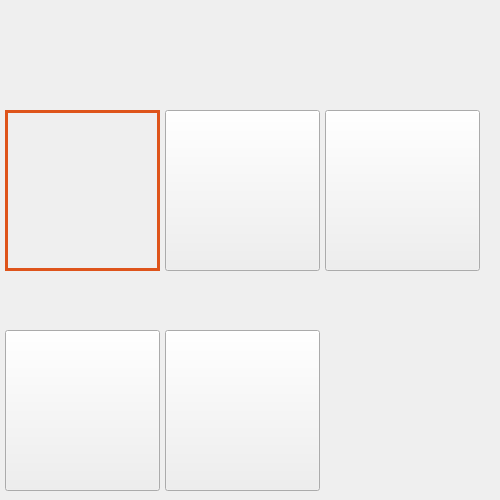
   <widget class="QWidget" name="page_7">
    <property name="styleSheet">
     <string notr="true">QPushButton{color: rgba(255, 255, 255, 0);}
QPushButton:hover{
/*background-color: rgba(222, 84, 27, 105);*/
background-color: rgba(222, 222, 222, 55);
}</string>
    </property>
    <widget class="QLabel" name="label_27">
     <property name="geometry">
      <rect>
       <x>0</x>
       <y>330</y>
       <width>171</width>
       <height>161</height>
      </rect>
     </property>
     <property name="text">
      <string/>
     </property>
     <property name="pixmap">
      <pixmap resource="../../images/images.qrc">:/design/8-4.png</pixmap>
     </property>
    </widget>
    <widget class="QLabel" name="label_33">
     <property name="geometry">
      <rect>
       <x>160</x>
       <y>110</y>
       <width>171</width>
       <height>161</height>
      </rect>
     </property>
     <property name="text">
      <string/>
     </property>
     <property name="pixmap">
      <pixmap resource="../../images/images.qrc">:/design/8-2.png</pixmap>
     </property>
    </widget>
    <widget class="QLabel" name="label_34">
     <property name="geometry">
      <rect>
       <x>160</x>
       <y>330</y>
       <width>171</width>
       <height>161</height>
      </rect>
     </property>
     <property name="text">
      <string/>
     </property>
     <property name="pixmap">
      <pixmap resource="../../images/images.qrc">:/design/8-5.png</pixmap>
     </property>
    </widget>
    <widget class="QLabel" name="label_35">
     <property name="geometry">
      <rect>
       <x>0</x>
       <y>110</y>
       <width>171</width>
       <height>161</height>
      </rect>
     </property>
     <property name="text">
      <string/>
     </property>
     <property name="pixmap">
      <pixmap resource="../../images/images.qrc">:/design/8-1.png</pixmap>
     </property>
    </widget>
    <widget class="QLabel" name="label_36">
     <property name="geometry">
      <rect>
       <x>320</x>
       <y>110</y>
       <width>171</width>
       <height>161</height>
      </rect>
     </property>
     <property name="text">
      <string/>
     </property>
     <property name="pixmap">
      <pixmap resource="../../images/images.qrc">:/design/8-3.png</pixmap>
     </property>
    </widget>
    <widget class="QPushButton" name="pushButton81">
     <property name="geometry">
      <rect>
       <x>5</x>
       <y>110</y>
       <width>155</width>
       <height>161</height>
      </rect>
     </property>
     <property name="styleSheet">
      <string notr="true">border:3px solid rgb(222,84,27);</string>
     </property>
     <property name="text">
      <string>斜插袋</string>
     </property>
    </widget>
    <widget class="QPushButton" name="pushButton85">
     <property name="geometry">
      <rect>
       <x>165</x>
       <y>330</y>
       <width>155</width>
       <height>161</height>
      </rect>
     </property>
     <property name="styleSheet">
      <string notr="true"/>
     </property>
     <property name="text">
      <string>平插袋(圆角+硬币袋)</string>
     </property>
    </widget>
    <widget class="QPushButton" name="pushButton84">
     <property name="geometry">
      <rect>
       <x>5</x>
       <y>330</y>
       <width>155</width>
       <height>161</height>
      </rect>
     </property>
     <property name="styleSheet">
      <string notr="true"/>
     </property>
     <property name="text">
      <string>平插袋（圆角）</string>
     </property>
    </widget>
    <widget class="QPushButton" name="pushButton82">
     <property name="geometry">
      <rect>
       <x>165</x>
       <y>110</y>
       <width>155</width>
       <height>161</height>
      </rect>
     </property>
     <property name="styleSheet">
      <string notr="true"/>
     </property>
     <property name="text">
      <string>直插袋</string>
     </property>
    </widget>
    <widget class="QPushButton" name="pushButton83">
     <property name="geometry">
      <rect>
       <x>325</x>
       <y>110</y>
       <width>155</width>
       <height>161</height>
      </rect>
     </property>
     <property name="styleSheet">
      <string notr="true"/>
     </property>
     <property name="text">
      <string>平插袋（折角）</string>
     </property>
    </widget>
   </widget>
